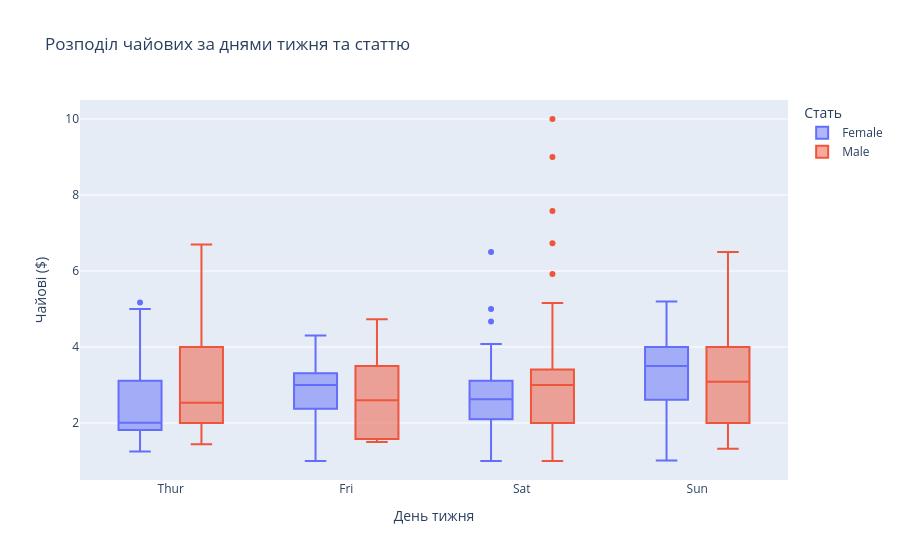

Notebook code cell kept with this figure:
### Markdown cell above
---

**6. Інтерактивний box plot: чайові за днями та статтю**

Створіть інтерактивний box plot для чайових за днями тижня з розбивкою за кольором по статі.

### Code cell
# Інтерактивний box plot з Plotly
fig = px.box(df, x='day', y='tip', color='sex',
             category_orders={'day': days_order},
             title='Розподіл чайових за днями тижня та статтю',
             labels={'day': 'День тижня', 'tip': 'Чайові ($)', 'sex': 'Стать'})
fig.show()

### Figure 1 — Plotly figure (JSON) as saved in the notebook; plotly's stock layout.template omitted (floating-point values rounded to 4 significant figures; data arrays with more than 128 entries replaced by an {"elided": "..."} marker saying what was removed)
{"data": [{"alignmentgroup": "True", "hovertemplate": "Стать=Female<br>День тижня=%{x}<br>Чайові ($)=%{y}<extra></extra>", "legendgroup": "Female", "marker": {"color": "#636efa"}, "name": "Female", "notched": false, "offsetgroup": "Female", "orientation": "v", "showlegend": true, "type": "box", "x": ["Sun", "Sun", "Sun", "Sun", "Sun", "Sun", "Sat", "Sat", "Sat", "Sat", "Sat", "Sat", "Sun", "Sun", "Sat", "Sat", "Sat", "Sat", "Sat", "Sat", "Sat", "Thur", "Thur", "Fri", "Fri", "Fri", "Fri", "Fri", "Sat", "Sat", "Sat", "Sat", "Sat", "Sun", "Sun", "Thur", "Thur", "Thur", "Thur", "Thur", "Thur", "Thur", "Thur", "Thur", "Thur", "Thur", "Thur", "Thur", "Thur", "Thur", "Thur", "Thur", "Thur", "Thur", "Thur", "Thur", "Thur", "Sun", "Sun", "Sun", "Sun", "Sun", "Sat", "Sat", "Sun", "Sun", "Sun", "Thur", "Thur", "Thur", "Thur", "Thur", "Thur", "Thur", "Sat", "Sat", "Sat", "Sat", "Sat", "Fri", "Fri", "Fri", "Fri", "Sat", "Sat", "Sat", "Thur"], "x0": " ", "xaxis": "x", "y": [1.01, 3.61, 5.0, 3.02, 1.67, 3.5, 2.75, 2.23, 3.0, 3.0, 2.45, 3.07, 2.6, 5.2, 1.5, 2.47, 1.0, 3.0, 3.14, 5.0, 2.2, 1.83, 5.17, 1.0, 4.3, 3.25, 2.5, 3.0, 2.5, 3.48, 4.08, 4.0, 1.0, 4.0, 3.5, 1.5, 1.8, 2.92, 1.68, 2.52, 4.2, 2.0, 2.0, 2.83, 1.5, 2.0, 3.25, 1.25, 2.0, 2.0, 2.75, 3.5, 5.0, 2.3, 1.5, 1.36, 1.63, 5.14, 3.75, 2.61, 2.0, 3.0, 1.61, 2.0, 4.0, 3.5, 3.5, 4.19, 5.0, 2.0, 2.01, 2.0, 2.5, 3.23, 2.23, 2.5, 6.5, 1.1, 3.09, 3.48, 3.0, 2.5, 2.0, 2.88, 4.67, 2.0, 3.0], "y0": " ", "yaxis": "y"}, {"alignmentgroup": "True", "hovertemplate": "Стать=Male<br>День тижня=%{x}<br>Чайові ($)=%{y}<extra></extra>", "legendgroup": "Male", "marker": {"color": "#EF553B"}, "name": "Male", "notched": false, "offsetgroup": "Male", "orientation": "v", "showlegend": true, "type": "box", "x": {"elided": "157 str values"}, "x0": " ", "xaxis": "x", "y": {"elided": "157 float values"}, "y0": " ", "yaxis": "y"}], "layout": {"boxmode": "group", "legend": {"title": {"text": "Стать"}, "tracegroupgap": 0}, "title": {"text": "Розподіл чайових за днями тижня та статтю"}, "xaxis": {"anchor": "y", "categoryarray": ["Thur", "Fri", "Sat", "Sun"], "categoryorder": "array", "domain": [0, 1], "title": {"text": "День тижня"}}, "yaxis": {"anchor": "x", "domain": [0, 1], "title": {"text": "Чайові ($)"}}}}
